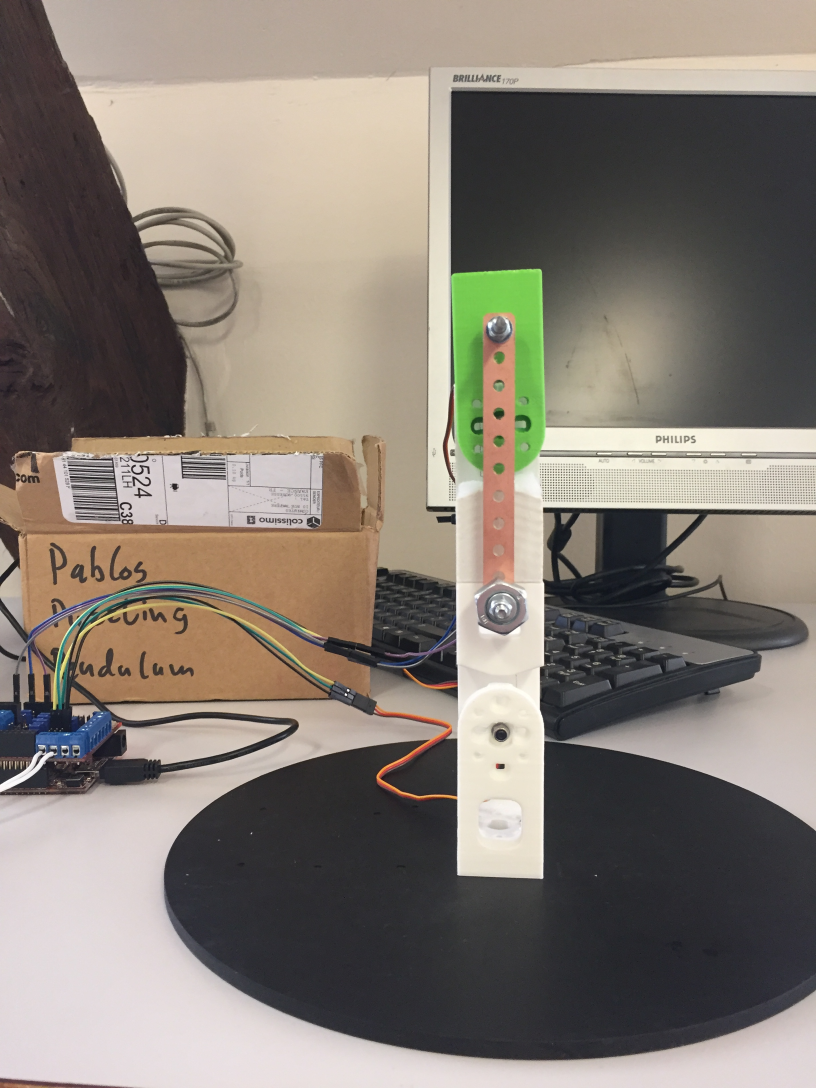
#> input picture vision/test_images/bottomPendu.JPG, 2448 x 3264 px, given in place of the camera (shown at 1/3 size)
$ python contour_test.py   (older library calls are emulated)
#> lines starting #> are read from the running program, lines starting #| are printed output that depends on the picture; after the words box and inside, x2 and y2 are one past the last pixel; in counts of white or black regions, pixels touching at a corner belong together
#> further down, image is the input picture: shape (3264, 2448, 3); mean B, G, R 115.8, 124.7, 133.1
import cv2
import numpy as np

def detect(image, lower, upper):
    # find the colors within the specified boundaries and apply
    # the mask, in range --> white, out of range --> black
    mask = cv2.inRange(image, lower, upper)
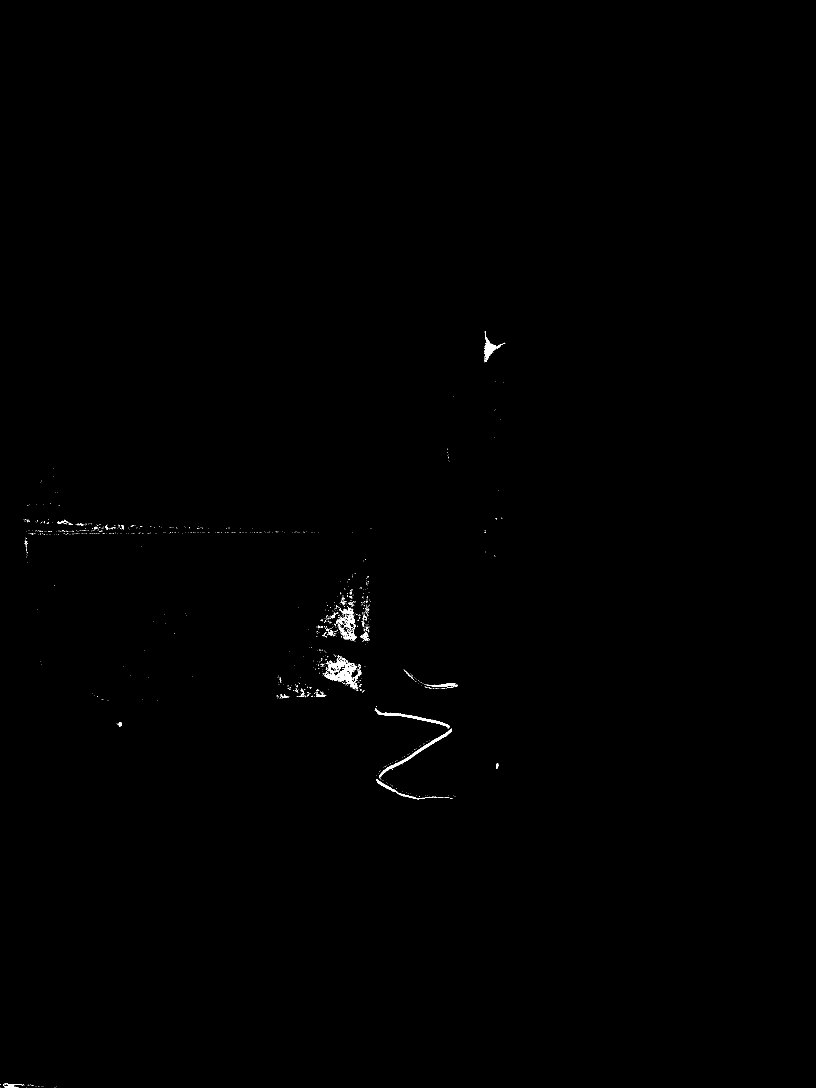
#> mask: shape (3264, 2448) (shown at 1/3 size); 0.19% white; 1045 white regions (994 under 20 px), largest, box (x1, y1, x2, y2) and area: (972, 1978, 1075, 2068) 2980, (1137, 2185, 1356, 2338) 1853, (1125, 2124, 1350, 2186) 1508

    # calculate edges on the mask
    edges = cv2.Canny(mask, 50, 150, apertureSize=3)
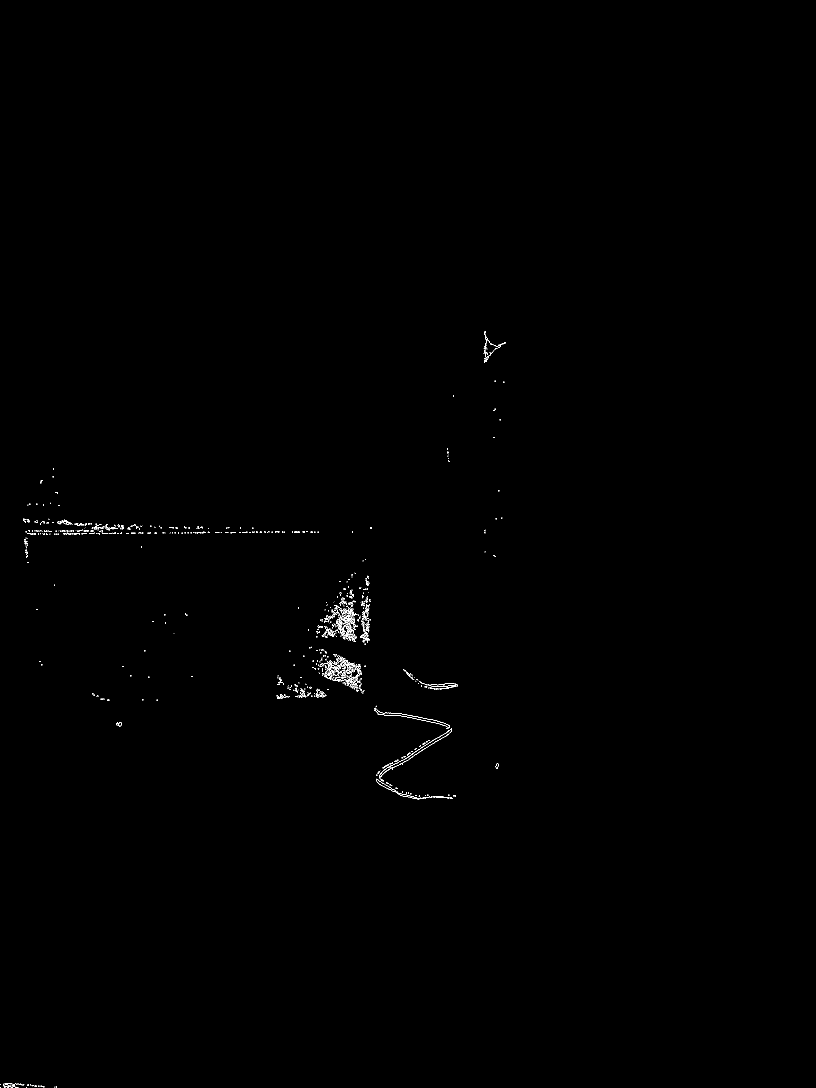
#> edges: shape (3264, 2448) (shown at 1/3 size); 0.15% white in thin lines or dots, all inside (x1, y1, x2, y2) = (0, 994, 1516, 3264)

    return mask, edges


range_val = 50

# BGR
green = [49, 130, 57]
red = [66, 59, 196], # good
yellow = [100, 199, 203]
blue = [128, 101, 10], # pretty good
purple = [62, 31, 98] # terrible

color = np.array(red)
lower = color - np.array([1, 1, 1]) * range_val
upper = color + np.array([1, 1, 1]) * range_val

# using webcam, not raspberry pi camera
cap = cv2.VideoCapture(1)
cap.set(3, 360)
cap.set(4, 240)

while True:
	ret, image = cap.read()
	mask, edges = detect(image, lower, upper)
	kernel = np.ones((3, 3), np.uint8)
	erosion = cv2.erode(mask, kernel, iterations=1)
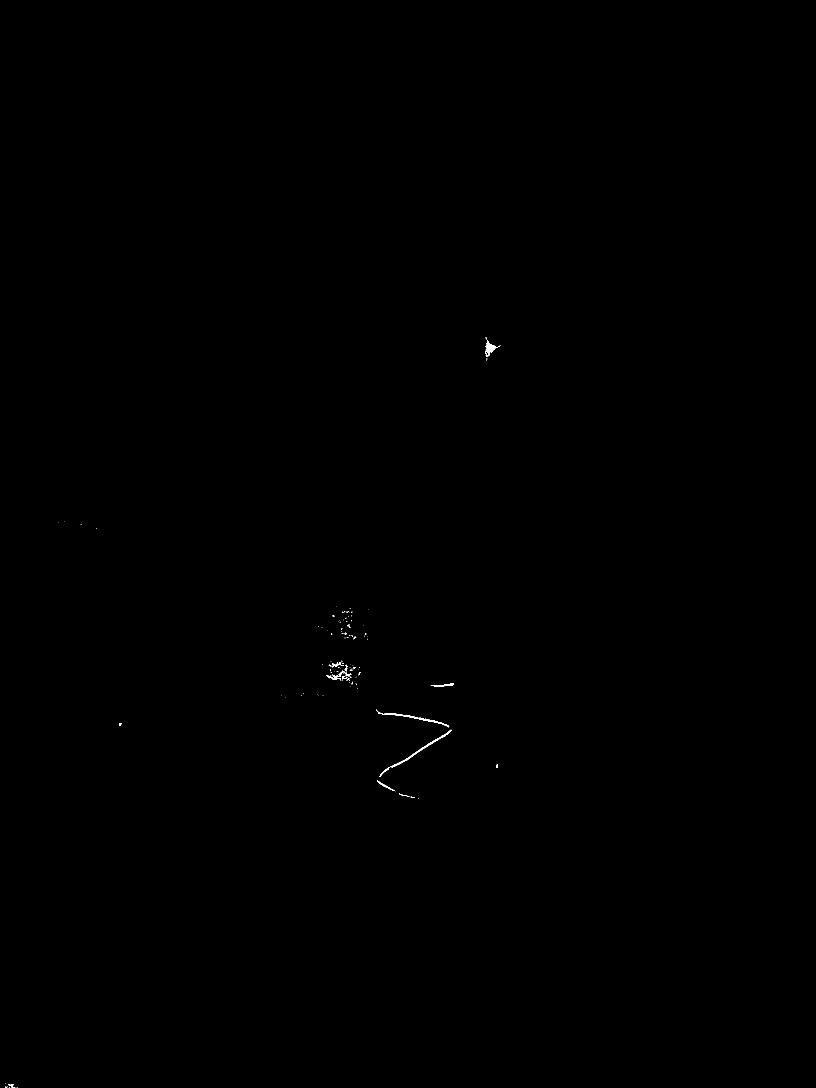
#> erosion: shape (3264, 2448) (shown at 1/3 size); 0.06% white; 123 white regions (102 under 20 px)


	_, contours, hierarchy = cv2.findContours(mask, 1, 2)
#> contours = 1298 contours, 1258 with area under 20; largest, box (x1, y1, x2, y2) and area: (972, 1978, 1075, 2068) 3644, (1137, 2185, 1356, 2338) 1624, (1125, 2124, 1350, 2186) 1269, (1452, 994, 1503, 1086) 1084, (987, 1991, 1038, 2029) 738
	if contours:
		for cnt in contours:
			#cnt = contours[0]
			M = cv2.moments(cnt)
			if M['m00'] != 0:
				cx = int(M['m10'] / M['m00'])
				cy = int(M['m01'] / M['m00'])
#> (the run stopped early here; a loop or call above may not have finished)
